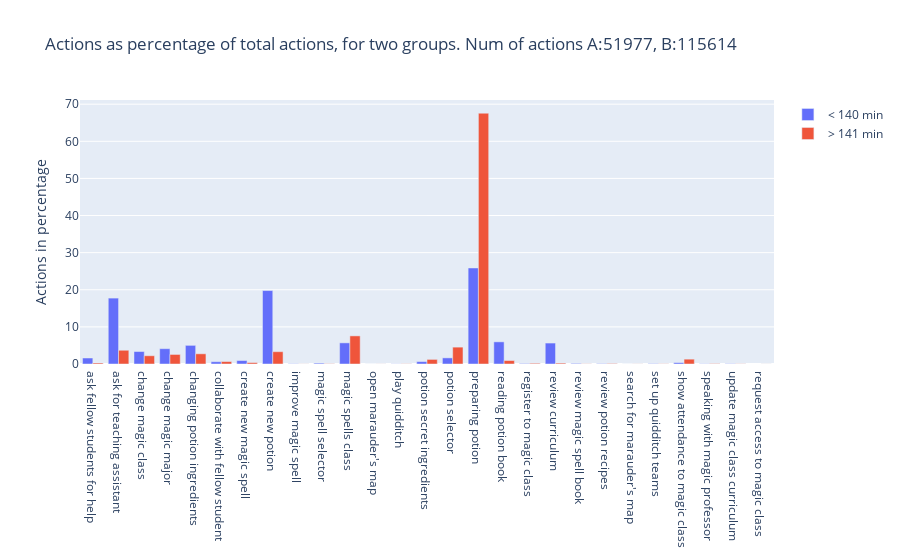

Notebook code cell kept with this figure:
### Markdown cell above
### ------------COMMENT------------ ###

We observe the following pattern: 
- More than half of the registered users (1821 out of 3346), stop using the application within 20 minutes after this two hour limit.
- We know that only less than 2% has registered an action in the first two hours.
- We conclude that for more than half of our users their active engagement with the application lasts at most 20 minutes

Let us explore the difference in the types of actions performed within and after the first two hours following registration.

### Code cell
## Same data as before, now split along the dimension of time

left_limit = 140

right_limit = 141

less_than = combined_users_actions.query(
    'time_diff_in_min < {} '.format(left_limit)
    ).groupby('action')[['user_id','action_timestamp']].count()

more_than = combined_users_actions.query(
    'time_diff_in_min > {} '.format(right_limit)
    ).groupby('action')[['user_id','action_timestamp']].count()

less_than['percent'] = (less_than['user_id'] / less_than['user_id'].sum()) * 100

more_than['percent'] = (more_than['user_id'] / more_than['user_id'].sum()) * 100

fig3 = go.Figure(
    data=[
        go.Bar(
            name="< {} min".format(left_limit),
            x=less_than.index,
            y=less_than["percent"],
            offsetgroup=0,
        ),
        go.Bar(
            name="> {} min".format(right_limit),
            x=more_than.index,
            y=more_than['percent'],
            offsetgroup=1,
        ),
    ],
    layout=go.Layout(
        title="Actions as percentage of total actions, for two groups. Num of actions A:{}, B:{} ".format(
            less_than.user_id.sum(),
            more_than.user_id.sum() 
            ),
        yaxis_title="Actions as percentage of total"
    )
)
fig3.show()

fig3.write_image("../presentation/figures/fig3.png")

### Figure 1 — Plotly figure (JSON) as saved in the notebook; plotly's stock layout.template omitted (floating-point values rounded to 4 significant figures)
{"data": [{"name": "< 140 min", "offsetgroup": "0", "type": "bar", "x": ["ask fellow students for help", "ask for teaching assistant", "change magic class", "change magic major", "changing potion ingredients", "collaborate with fellow student", "create new magic spell", "create new potion", "improve magic spell", "magic spell selector", "magic spells class", "open marauder's map", "play quidditch", "potion secret ingredients", "potion selector", "preparing potion", "reading potion book", "register to magic class", "review curriculum", "review magic spell book", "review potion recipes", "search for marauder's map", "set up quidditch teams", "show attendance to magic class", "speaking with magic professor", "update magic class curriculum"], "y": [1.616, 17.76, 3.361, 4.129, 5.021, 0.6176, 0.9273, 19.79, 0.06157, 0.2328, 5.695, 0.005772, 0.03463, 0.6503, 1.649, 25.87, 5.97, 0.1308, 5.645, 0.1597, 0.0885, 0.007696, 0.08658, 0.3598, 0.05772, 0.07311]}, {"name": "> 141 min", "offsetgroup": "1", "type": "bar", "x": ["ask fellow students for help", "ask for teaching assistant", "change magic class", "change magic major", "changing potion ingredients", "collaborate with fellow student", "create new magic spell", "create new potion", "improve magic spell", "magic spell selector", "magic spells class", "open marauder's map", "play quidditch", "potion secret ingredients", "potion selector", "preparing potion", "reading potion book", "register to magic class", "request access to magic class", "review curriculum", "review magic spell book", "review potion recipes", "search for marauder's map", "set up quidditch teams", "show attendance to magic class", "speaking with magic professor", "update magic class curriculum"], "y": [0.2716, 3.701, 2.223, 2.573, 2.748, 0.6582, 0.378, 3.315, 0.02422, 0.06401, 7.575, 0.01643, 0.04757, 1.24, 4.546, 67.57, 0.9324, 0.1912, 0.01124, 0.2361, 0.04152, 0.1211, 0.02508, 0.04498, 1.305, 0.09514, 0.04325]}], "layout": {"title": {"text": "Actions as percentage of total actions, for two groups. Num of actions A:51977, B:115614 "}, "yaxis": {"title": {"text": "Actions in percentage"}}}}
